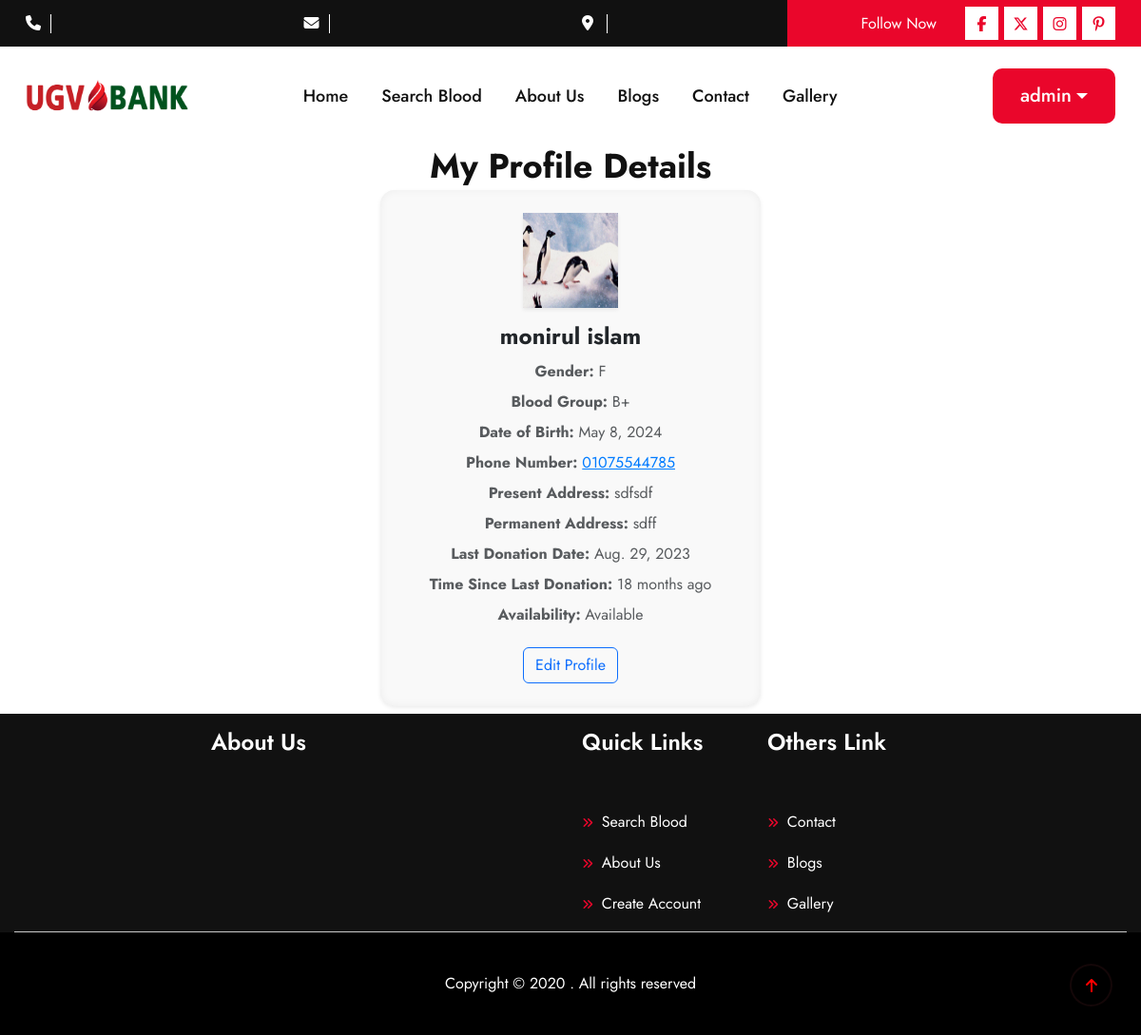
/profile/ (signed in), run on an earlier commit of the app's database.
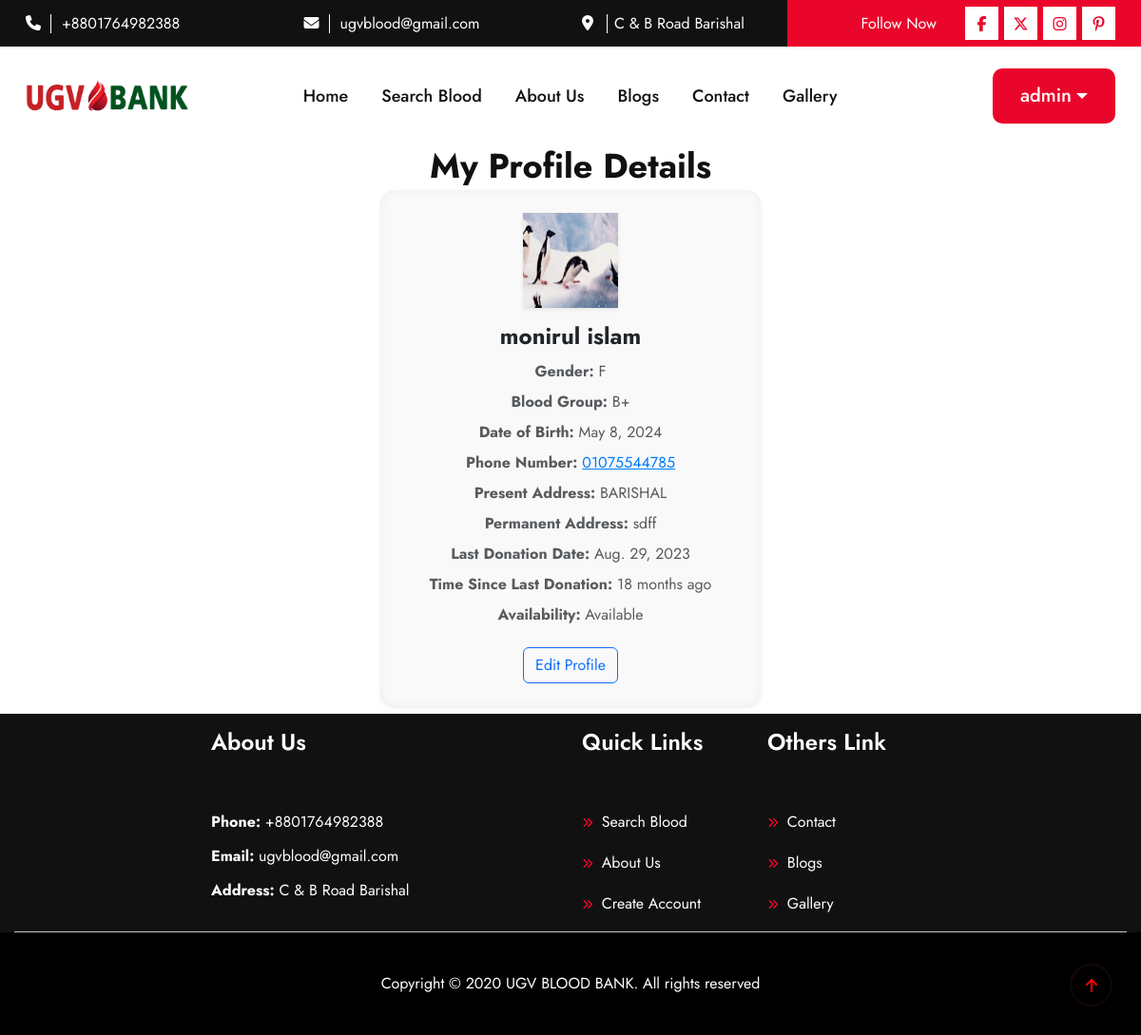
And on a later commit of the database.
### blood/models.py (models this page shows, shortened)
class DonorProfile(models.Model):
    BLOOD_GROUP_CHOICES = [
        ('A+', 'A+'), ('A-', 'A-'),
        ('B+', 'B+'), ('B-', 'B-'),
        ('AB+', 'AB+'), ('AB-', 'AB-'),
        ('O+', 'O+'), ('O-', 'O-')
    ]
    GENDER_CHOICES = [
        ('M', 'Male'),
        ('F', 'Female'),
        ('O', 'Other'),
    ]
    user = models.OneToOneField(User, on_delete=models.CASCADE)
    full_name = models.CharField(max_length=80)
    profile_picture = models.ImageField(upload_to='profile_pics/', blank=True, null=True)
    blood_group = models.CharField(max_length=3, choices=BLOOD_GROUP_CHOICES)
    gender = models.CharField(max_length=1, choices=GENDER_CHOICES)  # New field for gender
    date_of_birth = models.DateField()
    phone_number = models.CharField(
        max_length=11,
        validators=[RegexValidator(regex=r'^\+?1?\d{9,15}$')]
    )
    present_address = models.TextField(max_length=400)
    permanent_address = models.TextField(max_length=400, blank=True, null=True)
    last_donation_date = models.DateField(blank=True, null=True)
    availability = models.BooleanField(default=True)  # To indicate if they are available for donation

class SiteInfo(models.Model):
    site_name = models.CharField(max_length=20)
    site_logo = models.ImageField(upload_to='logo/')
    email = models.EmailField()
    phone = models.CharField(max_length=14)
    address = models.CharField(max_length=100)
    site_facebook = models.URLField(max_length=100)
    site_x = models.URLField(max_length=100)
    site_instagram = models.URLField(max_length=100)
    site_pinterest = models.URLField(max_length=100)

### blood/views.py (the view)
# urls.py: path('profile/', my_details, name='my_details'),
@login_required
def my_details(request):
    try:
        profile = DonorProfile.objects.get(user=request.user)
    except DonorProfile.DoesNotExist:
        return redirect('manage_profile')  # Adjust this if your URL name is different
    return render(request, 'my_details.html', {'profile': profile})

### blood/context_processors.py (called while the page is built)
def site_information(request):
    site_info = SiteInfo.objects.first()
    return {
        'site_info': site_info
    }

### blood/templatetags/date_extras.py (called while the page is built)
@register.filter
def days_since(value):
    if not value:
        return "N/A", False
    today = date.today()
    difference = today - value
    days = abs(difference.days)  # Ensure no negative values
    more_than_4_months = days >= 120
    if days < 30:
        time_since = f"{days} days ago"
    else:
        months = days // 30
        time_since = f"{months} months ago" if months > 1 else "1 month ago"
    return time_since, more_than_4_months

### templates/my_details.html (shortened to what this page needs)
{% extends "base.html" %}
{% load static %}
{% load date_extras %}
{% block content %}
<div class="container mb-2 ">
    <h3 class="text-center mb-1">My Profile Details</h3>
    <div class="card border-0 shadow-sm" style="max-width: 400px; margin: auto; background: #f9f9f9;">
        <div class="card-body text-center p-4">
            <div class="mb-3">
                {% if profile.profile_picture %}
                    <img src="{{ profile.profile_picture.url }}" alt="Profile Picture" class="rounded-rectangle shadow-sm" style="width: 100px; height: 100px;">
                {% else %}
                    <img src="{% static 'default_profile.jpg' %}" alt="Profile Picture" class="rounded-rectangle shadow-sm" style="width: 100px; height: 100px;">
                {% endif %}
            </div>
            <h5 class="card-title text-dark font-weight-bold">{{ profile.full_name }}</h5>
            <p class="text-muted mb-1"><strong>Gender:</strong> {{ profile.gender }}</p>
            <p class="text-muted mb-1"><strong>Blood Group:</strong> {{ profile.blood_group }}</p>
            <p class="text-muted mb-1"><strong>Date of Birth:</strong> {{ profile.date_of_birth }}</p>
            <p class="text-muted mb-1"><strong>Phone Number:</strong> <span class="copyable">{{ profile.phone_number }}</span></p>
            <p class="text-muted mb-1"><strong>Present Address:</strong> {{ profile.present_address }}</p>
            <p class="text-muted mb-1"><strong>Permanent Address:</strong> {{ profile.permanent_address|default:"N/A" }}</p>
            <p class="text-muted mb-1"><strong>Last Donation Date:</strong> {{ profile.last_donation_date|default:"N/A" }}</p>
            {% if profile.last_donation_date %}
                {% with profile.last_donation_date|days_since as days_info %}
                    <p class="text-muted mb-1">
                        <strong>Time Since Last Donation:</strong>
                        <span class="{{ days_info.1 }}">{{ days_info.0 }}</span>
                    </p>
                {% endwith %}
            {% endif %}
            <p class="text-muted mb-1"><strong>Availability:</strong> {{ profile.availability|yesno:"Available,Not Available" }}</p>
            <a href="{% url 'manage_profile' %}" class="btn btn-outline-primary mt-3">Edit Profile</a>
        </div>
    </div>
</div>
{% endblock %}

### templates/header.html (shortened to what this page needs)
{% load static %}
  <header>
    <div class="header_top d-none d-lg-block d-xl-block d-xxl-block">
      <div class="container">
        <div class="row">
          <div class="col-xl-3 col-lg-3">
            <div class="header_top_content">
              <span><i class="fa-solid fa-phone"></i></span>
              <a href="tel:{{ site_info.phone }}">{{ site_info.phone }}</a>
            </div>
          </div>
          <div class="col-xl-3 col-lg-3">
            <div class="header_top_content">
              <span><i class="fa-solid fa-envelope"></i></span>
              <a href="mailto:{{ site_info.email }}">{{ site_info.email }}</a>
            </div>
          </div>
          <div class="col-xl-3 col-lg-3">
            <div class="header_top_content">
              <span><i class="fa-solid fa-location-dot"></i></span>
              <a href="#">{{ site_info.address }}</a>
            </div>
          </div>
          <div class="col-xl-3 col-lg-3">
            <div class="header_top_social">
              <p>Follow Now</p>
              <ul class="d-flex">
                <li><a href="{{ site_info.site_facebook }}"><i class="fa-brands fa-facebook-f"></i></a></li>
                <li><a href="{{ site_info.site_x }}"><i class="fa-brands fa-x-twitter"></i></a></li>
                <li><a href="{{ site_info.site_instagram }}"><i class="fa-brands fa-instagram"></i></a></li>
                <li><a href="{{ site_info.site_pinterest }}"><i class="fa-brands fa-pinterest-p"></i></a></li>
              </ul>
            </div>
          </div>
        </div>
      </div>
    </div>
    <div class="header_bottom header_bottom2">
      <div class="container">
        <div class="row align-items-center position-relative">
          <div class="col-xl-2 col-lg-2 col-md-4 col-6">
            <div class="header_logo">
              <a href="{% url 'home' %}"><img  src="{% static 'assets/logo/logo.png' %}" alt="images not founds" class="img-fluid"></a>
            </div>
          </div>
          <div class="col-xl-7 col-lg-8 d-none d-xxl-block d-xl-block">
            <ul class="main_menu">
              <li><a href="{% url 'home' %}">Home</a></li>
              <li><a href="{% url 'donor_list' %}">Search Blood</a></li>
              <li><a href="{% url 'about' %}">About Us</a></li>
              <li><a href="{% url 'blog_list' %}">Blogs</a></li>
              <li><a href="{% url 'contact' %}">Contact</a></li>
              <li><a href="{% url 'gallery' %}">Gallery</a></li>
            </ul>
          </div>
          <div class="col-xl-3 col-lg-2 d-none d-xxl-block d-xl-block">
            <div class="header_search_menu d-flex">
                {% if request.user.is_authenticated %}
                    <div class="dropdown">
                        <button class="btn red_btn get_code dropdown-toggle" type="button" id="userDropdown" data-bs-toggle="dropdown" aria-expanded="false">
                            {{ request.user.username }}
                        </button>
                    </div>
                {% else %}
                    <div>
                        <a href="{% url 'login' %}" class="red_btn get_code">Account</a>
                    </div>
                {% endif %}
            </div>
        </div>
        </div>
      </div>
    </div>
  </header>

### templates/footer.html
{% load static %}
  <footer>
    <div class="footer_top pt-3">
      <div class="container ">
        <div class="row border-bottom justify-content-center">
          <div class="col-xl-4 col-lg-4 col-md-6 col-sm-6 col-12 ">
            <div class="footer_content">
              <h5>About Us</h5>
              <ul class="list-unstyled">
                {% if site_info.phone %}
                    <li><span>Phone:</span> {{ site_info.phone }}</li>
                {% endif %}
                {% if site_info.email %}
                    <li><span>Email:</span> {{ site_info.email }}</li>
                {% endif %}
                {% if site_info.address %}
                    <li><span>Address:</span> {{ site_info.address }}</li>
                {% endif %}
            </ul>
            </div>
          </div>
          <div class="col-xl-2 col-lg-2 col-md-6 col-6 ">
            <div class="footer_content">
              <h5>Quick Links</h5>
              <ul>
                <li><a href="{% url 'donor_list' %}"><i class="fa-solid fa-angles-right"></i> Search Blood</a></li>
                <li><a href="{% url 'about' %}"><i class="fa-solid fa-angles-right"></i> About Us</a></li>
                <li><a href="{% url 'signup' %}"><i class="fa-solid fa-angles-right"></i> Create Account</a></li>
              </ul>
            </div>
          </div>
          <div class="col-xl-2 col-lg-2 col-md-6 col-6 ">
            <div class="footer_content">
              <h5>Others Link</h5>
              <ul>
                <li><a href="{% url 'contact' %}"><i class="fa-solid fa-angles-right"></i> Contact</a></li>
                <li><a href="{% url 'blog_list' %}"><i class="fa-solid fa-angles-right"></i> Blogs</a></li>
                <li><a href="{% url 'gallery' %}"><i class="fa-solid fa-angles-right"></i> Gallery</a></li>
              </ul>
            </div>
          </div>
        </div>
      </div>
    </div>
    <div class="footer_bottom">
      <div class="container">
        <div class="row">
          <div class="col-12 text-center">
            <p>Copyright &copy; 2020 {{ site_info.site_name}}. All rights reserved</p>
          </div>
        </div>
      </div>
    </div>
  </footer>

What changed in the data, as far as the page shows it:
added SiteInfo: phone "+8801764982388", email "ugvblood@gmail.com", address "C & B Road Barishal", site_name "UGV BLOOD BANK"
changed DonorProfile "monirul islam": present_address "sdfsdf" → "BARISHAL"
Also different on the page:
text now shown: "Phone: Email: Address:"
